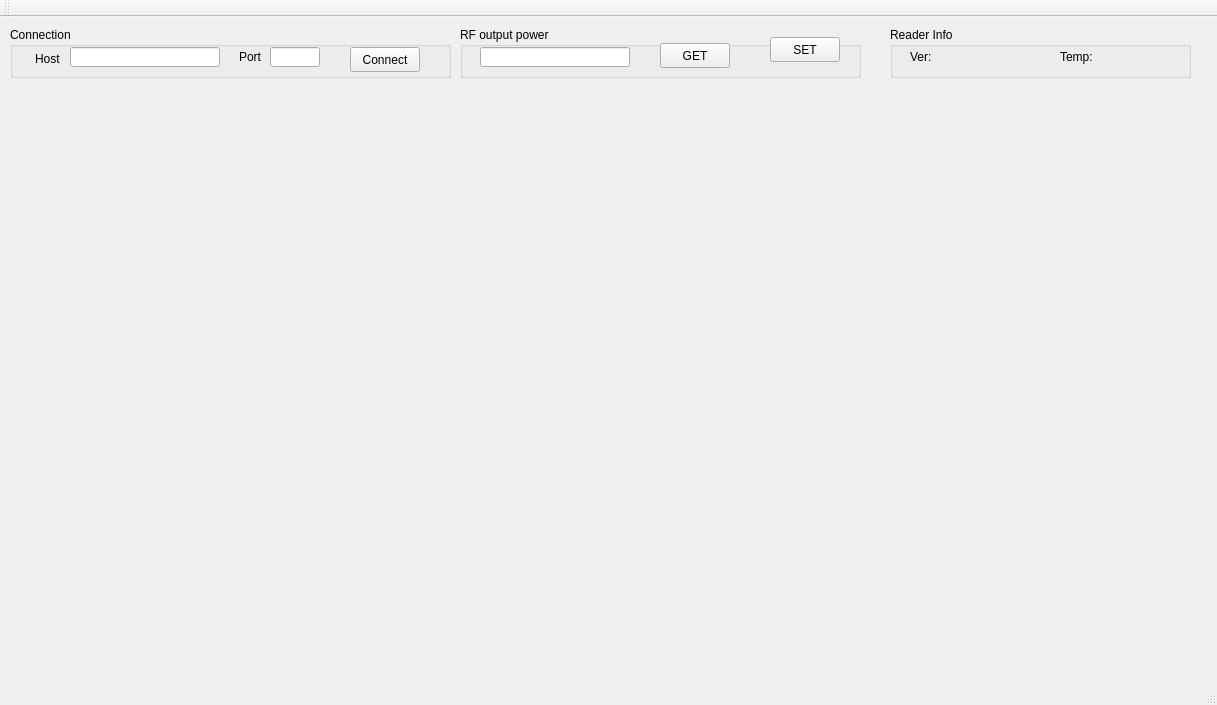
<?xml version="1.0" encoding="UTF-8"?>
<ui version="4.0">
 <class>MainWindow</class>
 <widget class="QMainWindow" name="MainWindow">
  <property name="geometry">
   <rect>
    <x>0</x>
    <y>0</y>
    <width>1217</width>
    <height>705</height>
   </rect>
  </property>
  <property name="windowTitle">
   <string>MainWindow</string>
  </property>
  <widget class="QWidget" name="centralWidget">
   <widget class="QGroupBox" name="groupBox">
    <property name="geometry">
     <rect>
      <x>460</x>
      <y>10</y>
      <width>401</width>
      <height>51</height>
     </rect>
    </property>
    <property name="title">
     <string>RF output power</string>
    </property>
    <widget class="QLineEdit" name="leHost_2">
     <property name="geometry">
      <rect>
       <x>20</x>
       <y>20</y>
       <width>150</width>
       <height>20</height>
      </rect>
     </property>
    </widget>
    <widget class="QPushButton" name="btnConDis_2">
     <property name="geometry">
      <rect>
       <x>200</x>
       <y>16</y>
       <width>70</width>
       <height>25</height>
      </rect>
     </property>
     <property name="text">
      <string>GET</string>
     </property>
    </widget>
    <widget class="QPushButton" name="btnConDis_3">
     <property name="geometry">
      <rect>
       <x>310</x>
       <y>10</y>
       <width>70</width>
       <height>25</height>
      </rect>
     </property>
     <property name="text">
      <string>SET</string>
     </property>
    </widget>
   </widget>
   <widget class="QGroupBox" name="groupBox_2">
    <property name="geometry">
     <rect>
      <x>10</x>
      <y>10</y>
      <width>441</width>
      <height>51</height>
     </rect>
    </property>
    <property name="title">
     <string>Connection</string>
    </property>
    <widget class="QPushButton" name="btnConDis">
     <property name="geometry">
      <rect>
       <x>340</x>
       <y>20</y>
       <width>70</width>
       <height>25</height>
      </rect>
     </property>
     <property name="text">
      <string>Connect</string>
     </property>
    </widget>
    <widget class="QLabel" name="lbHost">
     <property name="geometry">
      <rect>
       <x>25</x>
       <y>22</y>
       <width>30</width>
       <height>20</height>
      </rect>
     </property>
     <property name="text">
      <string>Host</string>
     </property>
    </widget>
    <widget class="QLineEdit" name="leHost">
     <property name="geometry">
      <rect>
       <x>60</x>
       <y>20</y>
       <width>150</width>
       <height>20</height>
      </rect>
     </property>
    </widget>
    <widget class="QLabel" name="lbPort">
     <property name="geometry">
      <rect>
       <x>229</x>
       <y>20</y>
       <width>30</width>
       <height>20</height>
      </rect>
     </property>
     <property name="text">
      <string>Port</string>
     </property>
    </widget>
    <widget class="QLineEdit" name="lePort">
     <property name="geometry">
      <rect>
       <x>260</x>
       <y>20</y>
       <width>50</width>
       <height>20</height>
      </rect>
     </property>
    </widget>
   </widget>
   <widget class="QGroupBox" name="groupBox_3">
    <property name="geometry">
     <rect>
      <x>890</x>
      <y>10</y>
      <width>301</width>
      <height>51</height>
     </rect>
    </property>
    <property name="title">
     <string>Reader Info</string>
    </property>
    <widget class="QLabel" name="lbVersion">
     <property name="geometry">
      <rect>
       <x>20</x>
       <y>20</y>
       <width>111</width>
       <height>20</height>
      </rect>
     </property>
     <property name="text">
      <string>Ver:</string>
     </property>
    </widget>
    <widget class="QLabel" name="lbTemp">
     <property name="geometry">
      <rect>
       <x>170</x>
       <y>20</y>
       <width>111</width>
       <height>20</height>
      </rect>
     </property>
     <property name="text">
      <string>Temp:</string>
     </property>
    </widget>
   </widget>
  </widget>
  <widget class="QMenuBar" name="menuBar">
   <property name="geometry">
    <rect>
     <x>0</x>
     <y>0</y>
     <width>1217</width>
     <height>21</height>
    </rect>
   </property>
  </widget>
  <widget class="QToolBar" name="mainToolBar">
   <attribute name="toolBarArea">
    <enum>TopToolBarArea</enum>
   </attribute>
   <attribute name="toolBarBreak">
    <bool>false</bool>
   </attribute>
  </widget>
  <widget class="QStatusBar" name="statusBar"/>
 </widget>
 <layoutdefault spacing="6" margin="11"/>
 <resources/>
 <connections/>
</ui>
